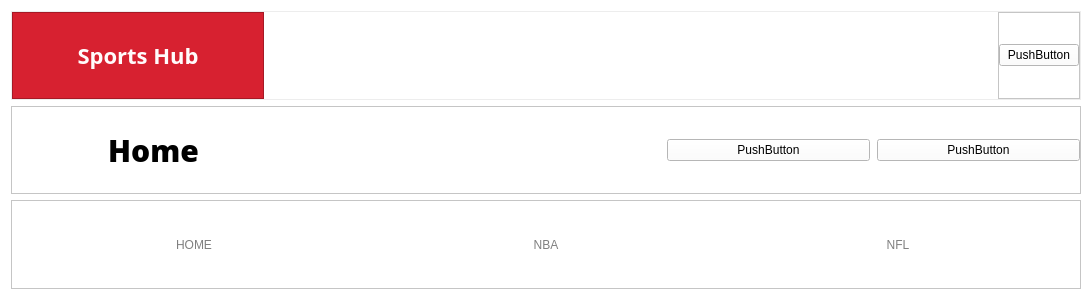
<?xml version="1.0" encoding="UTF-8"?>
<ui version="4.0">
 <class>Header</class>
 <widget class="QWidget" name="Header">
  <property name="geometry">
   <rect>
    <x>0</x>
    <y>0</y>
    <width>1092</width>
    <height>300</height>
   </rect>
  </property>
  <property name="windowTitle">
   <string>Form</string>
  </property>
  <property name="styleSheet">
   <string notr="true">background-color: white;</string>
  </property>
  <layout class="QVBoxLayout" name="verticalLayout">
   <item>
    <widget class="QFrame" name="frame_4">
     <property name="styleSheet">
      <string notr="true">#frame_4{
	border: 1px solid #EDEDED;
}</string>
     </property>
     <property name="frameShape">
      <enum>QFrame::StyledPanel</enum>
     </property>
     <property name="frameShadow">
      <enum>QFrame::Raised</enum>
     </property>
     <layout class="QGridLayout" name="gridLayout_2">
      <property name="leftMargin">
       <number>0</number>
      </property>
      <property name="topMargin">
       <number>0</number>
      </property>
      <property name="rightMargin">
       <number>0</number>
      </property>
      <property name="bottomMargin">
       <number>0</number>
      </property>
      <item row="0" column="0">
       <layout class="QHBoxLayout" name="horizontalLayout">
        <property name="spacing">
         <number>0</number>
        </property>
        <item>
         <widget class="QFrame" name="frame_2">
          <property name="minimumSize">
           <size>
            <width>252</width>
            <height>83</height>
           </size>
          </property>
          <property name="styleSheet">
           <string notr="true">background: #D72130;</string>
          </property>
          <property name="frameShape">
           <enum>QFrame::StyledPanel</enum>
          </property>
          <property name="frameShadow">
           <enum>QFrame::Raised</enum>
          </property>
          <layout class="QHBoxLayout" name="horizontalLayout_2">
           <item>
            <widget class="QLabel" name="label">
             <property name="font">
              <font>
               <family>Open Sans</family>
               <pointsize>-1</pointsize>
               <italic>false</italic>
               <bold>true</bold>
               <underline>false</underline>
               <kerning>true</kerning>
              </font>
             </property>
             <property name="styleSheet">
              <string notr="true">font-family: 'Open Sans';
font-style: normal;
font-weight: 600;
font-size: 22px;
line-height: 28px;
color: #FFFBFB;
</string>
             </property>
             <property name="text">
              <string>Sports Hub</string>
             </property>
             <property name="alignment">
              <set>Qt::AlignCenter</set>
             </property>
            </widget>
           </item>
          </layout>
         </widget>
        </item>
        <item>
         <spacer name="horizontalSpacer">
          <property name="orientation">
           <enum>Qt::Horizontal</enum>
          </property>
          <property name="sizeHint" stdset="0">
           <size>
            <width>40</width>
            <height>20</height>
           </size>
          </property>
         </spacer>
        </item>
        <item>
         <widget class="QFrame" name="frame">
          <property name="styleSheet">
           <string notr="true">#frame{
	border-left: 1px solid #EDEDED;
}</string>
          </property>
          <property name="frameShape">
           <enum>QFrame::StyledPanel</enum>
          </property>
          <property name="frameShadow">
           <enum>QFrame::Raised</enum>
          </property>
          <layout class="QGridLayout" name="gridLayout_3">
           <property name="leftMargin">
            <number>0</number>
           </property>
           <property name="topMargin">
            <number>0</number>
           </property>
           <property name="rightMargin">
            <number>0</number>
           </property>
           <property name="bottomMargin">
            <number>0</number>
           </property>
           <property name="spacing">
            <number>0</number>
           </property>
           <item row="0" column="0">
            <layout class="QHBoxLayout" name="right_menu">
             <property name="spacing">
              <number>0</number>
             </property>
             <item>
              <widget class="QPushButton" name="profilePlaceholder">
               <property name="text">
                <string>PushButton</string>
               </property>
              </widget>
             </item>
            </layout>
           </item>
          </layout>
         </widget>
        </item>
       </layout>
      </item>
     </layout>
    </widget>
   </item>
   <item>
    <widget class="QFrame" name="frame_3">
     <property name="sizePolicy">
      <sizepolicy hsizetype="Preferred" vsizetype="Minimum">
       <horstretch>0</horstretch>
       <verstretch>0</verstretch>
      </sizepolicy>
     </property>
     <property name="minimumSize">
      <size>
       <width>0</width>
       <height>70</height>
      </size>
     </property>
     <property name="styleSheet">
      <string notr="true">#frame_3{
	border-bottom: 1px solid #EDEDED;
}</string>
     </property>
     <property name="frameShape">
      <enum>QFrame::StyledPanel</enum>
     </property>
     <property name="frameShadow">
      <enum>QFrame::Raised</enum>
     </property>
     <layout class="QGridLayout" name="gridLayout">
      <property name="leftMargin">
       <number>0</number>
      </property>
      <property name="topMargin">
       <number>0</number>
      </property>
      <property name="rightMargin">
       <number>0</number>
      </property>
      <property name="bottomMargin">
       <number>0</number>
      </property>
      <property name="spacing">
       <number>0</number>
      </property>
      <item row="0" column="0">
       <layout class="QHBoxLayout" name="horizontalLayout_5" stretch="0,1,2,1,1">
        <property name="spacing">
         <number>7</number>
        </property>
        <item>
         <spacer name="horizontalSpacer_3">
          <property name="orientation">
           <enum>Qt::Horizontal</enum>
          </property>
          <property name="sizeHint" stdset="0">
           <size>
            <width>40</width>
            <height>20</height>
           </size>
          </property>
         </spacer>
        </item>
        <item>
         <widget class="QLabel" name="sectionName">
          <property name="font">
           <font>
            <family>Open Sans</family>
            <pointsize>-1</pointsize>
            <italic>false</italic>
            <bold>true</bold>
           </font>
          </property>
          <property name="styleSheet">
           <string notr="true">font-family: 'Open Sans';
font-style: normal;
font-weight: 700;
font-size: 30px;
line-height: 41px;
text-transform: capitalize;
color: #000000;</string>
          </property>
          <property name="text">
           <string>Home</string>
          </property>
          <property name="alignment">
           <set>Qt::AlignCenter</set>
          </property>
         </widget>
        </item>
        <item>
         <spacer name="horizontalSpacer_2">
          <property name="orientation">
           <enum>Qt::Horizontal</enum>
          </property>
          <property name="sizeHint" stdset="0">
           <size>
            <width>40</width>
            <height>20</height>
           </size>
          </property>
         </spacer>
        </item>
        <item>
         <widget class="QPushButton" name="pushButton">
          <property name="text">
           <string>PushButton</string>
          </property>
         </widget>
        </item>
        <item>
         <widget class="QPushButton" name="pushButton_2">
          <property name="text">
           <string>PushButton</string>
          </property>
         </widget>
        </item>
       </layout>
      </item>
     </layout>
    </widget>
   </item>
   <item>
    <widget class="QFrame" name="categories">
     <property name="styleSheet">
      <string notr="true">QLabel{
 color: gray;
}</string>
     </property>
     <property name="frameShape">
      <enum>QFrame::StyledPanel</enum>
     </property>
     <property name="frameShadow">
      <enum>QFrame::Raised</enum>
     </property>
     <layout class="QHBoxLayout" name="horizontalLayout_3">
      <item>
       <widget class="QLabel" name="label_6">
        <property name="text">
         <string>HOME</string>
        </property>
        <property name="alignment">
         <set>Qt::AlignCenter</set>
        </property>
       </widget>
      </item>
      <item>
       <widget class="QLabel" name="label_7">
        <property name="text">
         <string>NBA</string>
        </property>
        <property name="alignment">
         <set>Qt::AlignCenter</set>
        </property>
       </widget>
      </item>
      <item>
       <widget class="QLabel" name="label_5">
        <property name="text">
         <string>NFL</string>
        </property>
        <property name="alignment">
         <set>Qt::AlignCenter</set>
        </property>
       </widget>
      </item>
     </layout>
    </widget>
   </item>
  </layout>
 </widget>
 <resources>
  <include location="../../../QResources.qrc"/>
 </resources>
 <connections/>
</ui>
